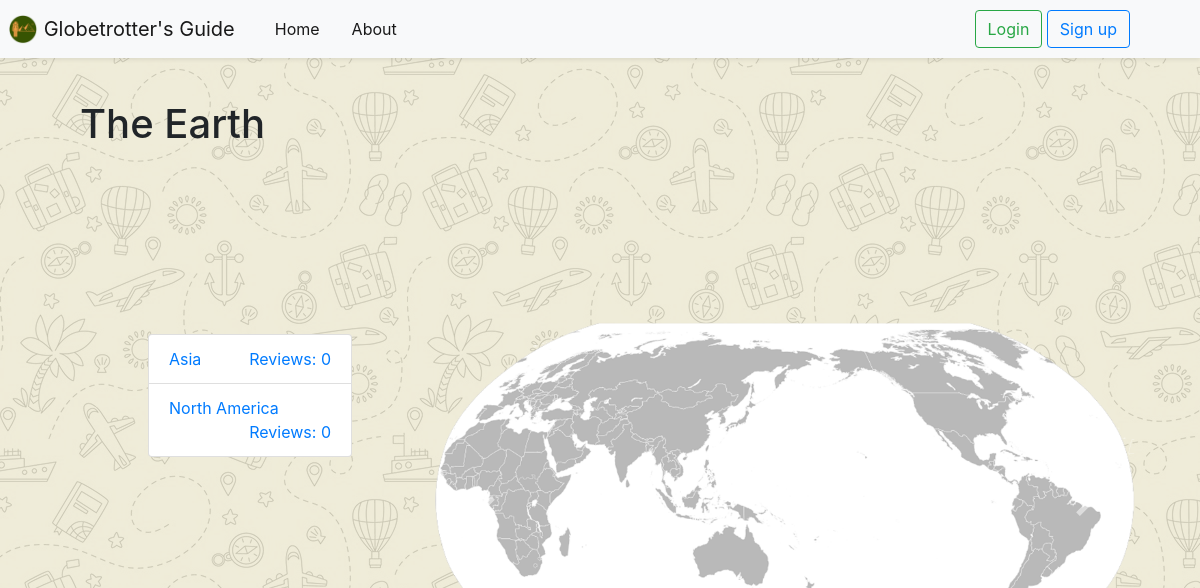
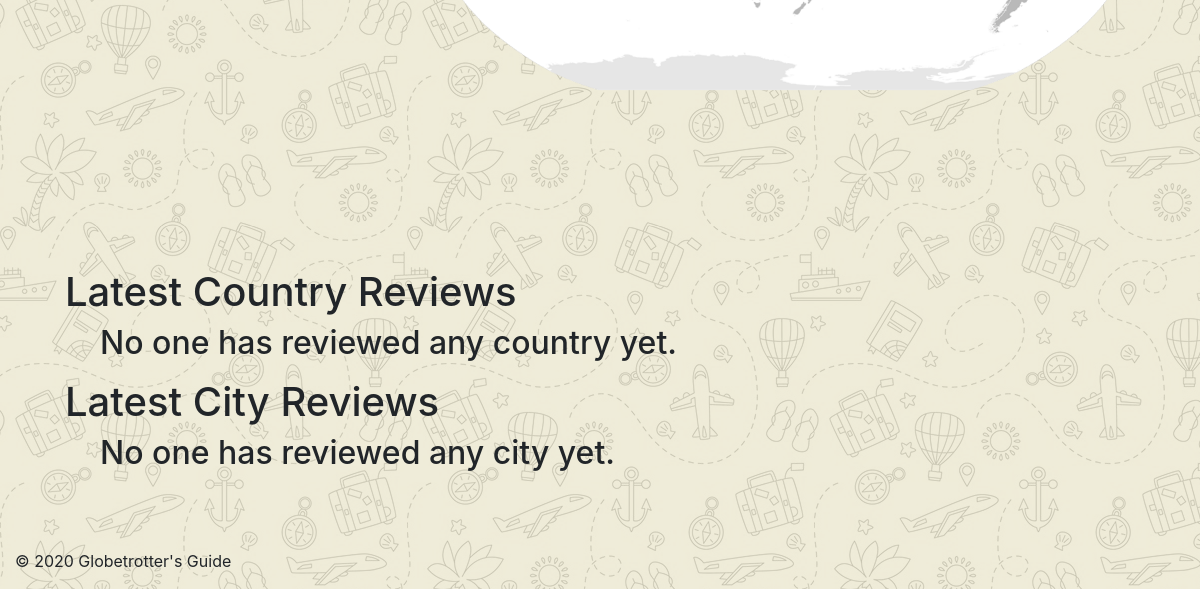
Before: /GlobetrottersGuide/ with the older database file (2 pictures, top to bottom).
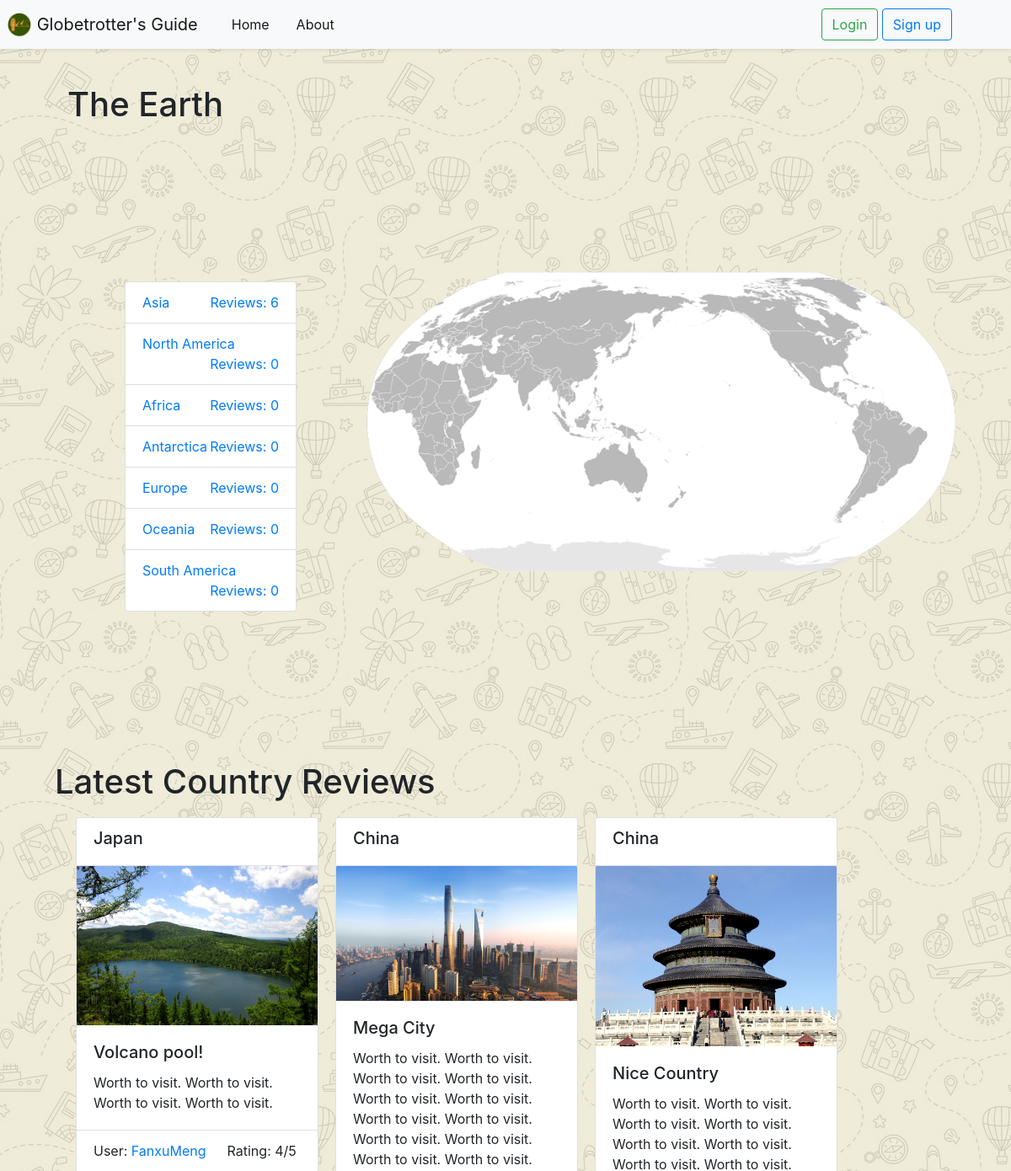
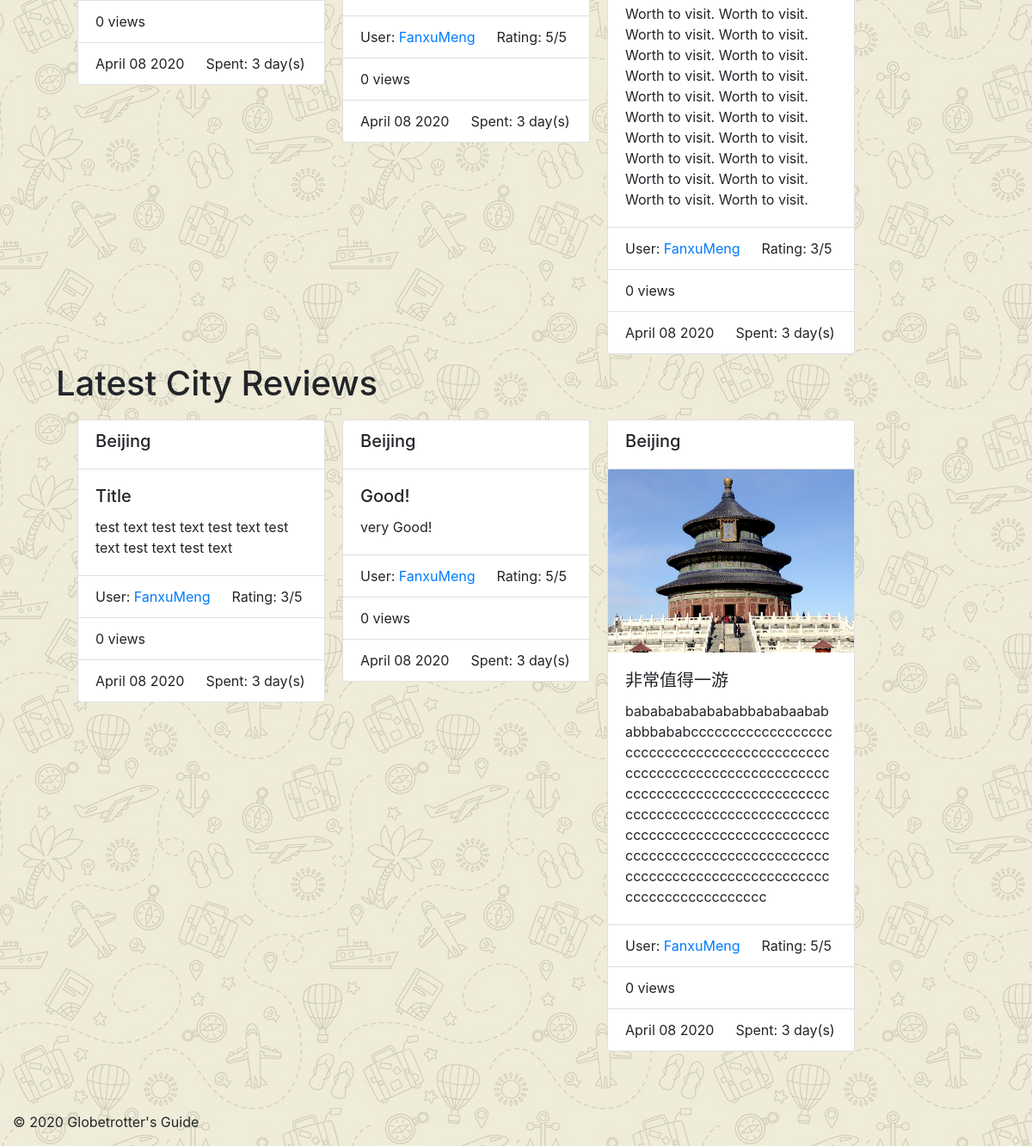
After: the same page with the newer database file (2 pictures, top to bottom).
### GlobetrottersGuide/models.py (models this page shows, shortened)
class Continent(models.Model):
    NAME_MAX_LENGTH = 128
    name = models.CharField(max_length=128, unique=True)
    likes = models.IntegerField(default=0)
    views = models.IntegerField(default=0)
    slug = models.SlugField(unique=True)
    reviewNum = 0

class countryReview(models.Model):
    TEXT_MAX_LENGTH = 2000
    RATING_CHOICES = (
        (1, '1'),
        (2, '2'),
        (3, '3'),
        (4, '4'),
        (5, '5'),
    )
    user = models.ForeignKey(User, on_delete=models.CASCADE)
    belong_country = models.ForeignKey(Country, on_delete=models.CASCADE)
    publish_date = models.DateTimeField('date published')
    views = models.IntegerField(default=0)
    likes = models.IntegerField(default=0)
    timeSpent = models.DurationField(blank=False)
    image = models.ImageField(upload_to='review_images', blank=True)
    title = models.CharField(max_length=128, default='Title')
    text = models.TextField(max_length=2000, blank=False)
    rating = models.IntegerField(choices=RATING_CHOICES)

class Country(models.Model):
    NAME_MAX_LENGTH = 128
    continent = models.ForeignKey(Continent, on_delete=models.CASCADE)
    name = models.CharField(max_length=128, unique=True)
    views = models.IntegerField(default=0)
    likes = models.IntegerField(default=0)
    flag = models.ImageField(upload_to='flags',blank=True)
    slug = models.SlugField(unique=True)
    reviewNum = 0
    def getContinentSlug(self):
        return self.continent.slug
    class Meta:
        verbose_name_plural = 'Countries'

class cityReview(models.Model):
    TEXT_MAX_LENGTH = 2000
    RATING_CHOICES = (
        (1, '1'),
        (2, '2'),
        (3, '3'),
        (4, '4'),
        (5, '5'),
    )
    user = models.ForeignKey(User, on_delete=models.CASCADE)
    belong_city = models.ForeignKey(City, on_delete=models.CASCADE)
    publish_date = models.DateTimeField('date published')
    views = models.IntegerField(default=0)
    likes = models.IntegerField(default=0)
    timeSpent = models.DurationField(blank=False)
    image = models.ImageField(upload_to='review_images', blank=True)
    title = models.CharField(max_length=128, default='Title')
    text = models.TextField(max_length=2000, blank=False)
    rating = models.IntegerField(choices=RATING_CHOICES)

class City(models.Model):
    NAME_MAX_LENGTH = 128
    country = models.ForeignKey(Country, on_delete=models.CASCADE)
    name = models.CharField(max_length=128, unique=True)
    views = models.IntegerField(default=0)
    likes = models.IntegerField(default=0)
    slug = models.SlugField(unique=True)
    reviewNum = 0
    def getCountry(self):
        return self.country
    class Meta:
        verbose_name_plural = 'Cities'

### GlobetrottersGuide/views.py (the view)
# urls.py: path('',views.home, name='HomePage'),
def home(request):
    context_dict = {}
    try:
        continent_list = Continent.objects.order_by('-likes')
        country_review_list = countryReview.objects.order_by('-publish_date')[:3]
        city_review_list = cityReview.objects.order_by('-publish_date')[:3]
        context_dict['continents'] = continent_list
        context_dict['country_reviews'] = country_review_list
        context_dict['city_reviews'] = city_review_list
        for continent in continent_list:
            continent.reviewNum = getContinentReviewNum(continent.slug)
    except Continent.DoesNotExist:
        context_dict['continents'] = None
        context_dict['country_reviews'] = None
        context_dict['city_reviews'] = None
    return render(request, 'GlobetrottersGuide/home.html', context=context_dict)

### GlobetrottersGuide/views.py (called while the page is built)
def getContinentReviewNum(continent_slug):
    count = 0
    for review in cityReview.objects.all():
        if review.belong_city.getCountry().getContinentSlug() == continent_slug:
            count+=1
    for review in countryReview.objects.all():
        if review.belong_country.getContinentSlug() == continent_slug:
            count+=1
    return count

### templates/GlobetrottersGuide/home.html (shortened to what this page needs)
<!DOCTYPE html>
{% extends 'GlobetrottersGuide/base.html' %}
{% load staticfiles %}
{% load gtg_template_tags %}
{%block title_block %}
    <h1>The Earth</h1>
{% endblock %}
{% block body_block %}
    <div class="row">
        <div class="col">
            <ul class="list-group" style="margin:178px auto 178px auto;width:60%">
                {% if continents %}
                    {% for continent in continents %}
                    <li class="list-group-item">
                        <a href="{% url 'GlobetrottersGuide:continent' continent.slug %}">{{ continent.name }}<span style="float:right">Reviews: {{ continent.reviewNum }}</span>
                        </a>
                    </li>
                    {% endfor %}
                {% else %}
                    <li class="list-group-item">There is no continent in database.</li>
                {% endif %}
            </ul>
        </div>
        <div id="carouselExampleControls" class="carousel slide" data-ride="carousel" style="width:700px;height:700px;">
            <div class="carousel-inner">
                <div class="carousel-item active">
                  <img src="{% static 'continent/worldmap-1.png' %}" class="d-block w-100" alt="">
                </div>
            </div>
              <a class="carousel-control-prev" href="#carouselExampleControls" role="button" data-slide="prev">
                <span class="carousel-control-prev-icon" aria-hidden="true"></span>
              </a>
              <a class="carousel-control-next" href="#carouselExampleControls" role="button" data-slide="next">
                <span class="carousel-control-next-icon" aria-hidden="true"></span>
              </a>
        </div>
    </div>
    <div class="row" style="width:100%;">
    <h1>Latest Country Reviews</h1>
    </div>
    {% if country_reviews or city_reviews %}
    {% for review in country_reviews %}
        <div class="card" style="width: 18rem;margin:10px;float:left;">
            <ul class="list-group list-group-flush">
                <li class="list-group-item">
                    <h5>{{ review.belong_country.name }}</h5>
                </li>
            </ul>
            {% if review.image %}
            <img src="{{ review.image.url }}" class="card-img-top" alt="No Image">
            {% endif %}
            <div class="card-body">
                <h5 class="card-title">{{ review.title }}</h5>
                <p class="card-text">{{ review.text }}</p>
            </div>
            <ul class="list-group list-group-flush">
                <li class="list-group-item">
                    User:
                    <a href="{% url 'GlobetrottersGuide:UserProfile' review.user.username %}">{{ review.user.username }}</a>
                    &emsp; Rating: {{ review.rating }}/5
                </li>
                <li class="list-group-item">{{ review.views }} views</li>
                <li class="list-group-item">{{ review.publish_date | date:"F d Y" }} &emsp; Spent: {{ review.timeSpent.days }} day(s)</li>
            </ul>
        </div>
    {% endfor %}
    {% else %}
    <p style="float:left;margin:10px"><h2>No one has reviewed any country yet.</h2></p>
    {% endif %}
    <div class="row" style="width:100%;">
    <h1>Latest City Reviews</h1>
    </div>
    {% if city_reviews %}
        {% for review in city_reviews %}
        <div class="card" style="width: 18rem;margin:10px;float:left;">
            <ul class="list-group list-group-flush">
                <li class="list-group-item">
                    <h5>{{ review.belong_city.name }}</h5>
                </li>
            </ul>
            {% if review.image %}
            <img src="{{ review.image.url }}" class="card-img-top" alt="No Image">
            {% endif %}
            <div class="card-body">
                <h5 class="card-title">{{ review.title }}</h5>
                <p class="card-text">{{ review.text }}</p>
            </div>
            <ul class="list-group list-group-flush">
                <li class="list-group-item">
                    User:
                    <a href="{% url 'GlobetrottersGuide:UserProfile' review.user.username %}">{{ review.user.username }}</a>
                    &emsp; Rating: {{ review.rating }}/5
                </li>
                <li class="list-group-item">{{ review.views }} views &emsp; </li>
                <li class="list-group-item">{{ review.publish_date | date:"F d Y" }} &emsp; Spent: {{ review.timeSpent.days }} day(s)</li>
            </ul>
        </div>
    {% endfor %}
    {% else %}
        <p style="float:left;margin:10px"><h2>No one has reviewed any city yet.</h2></p>
    {% endif %}
{% endblock %}

### templates/GlobetrottersGuide/base.html (shortened to what this page needs)
<!DOCTYPE html>
{% load staticfiles %}
{% load gtg_template_tags %}
<html lang="en">
    <head>
    <link href="https://getbootstrap.com/docs/4.2/dist/css/bootstrap.min.css" rel="stylesheet">
    <link href="{%  static 'css/base-style.css' %}" rel="stylesheet">
    </head>
    <body>
        <header>
            <nav class="navbar navbar-expand-md navbar-light fixed-top bg-light p-0 shadow-sm">
                <a class="navbar-brand p-2" href="{% url 'GlobetrottersGuide:HomePage' %}">
                    <img src="{% static 'images/gtg_logo.ico' %}" width="30" height="30" class="d-inline-block align-top" alt="">
                    Globetrotter's Guide
                </a>
                    <div class="collapse navbar-collapse" id="navbarNavDropdown">
                        <ul class="navbar-nav mr-auto">
                            <li class="nav-item active"><a class="nav-link" style="padding:8px 16px 8px 16px;" href="{% url 'GlobetrottersGuide:HomePage' %}">Home</a></li>
                            <li class="nav-item active"><a class="nav-link" style="padding:8px 16px 8px 16px;" href="{% url 'GlobetrottersGuide:about' %}">About</a></li>
                        </ul>
                        {% if user.is_authenticated %}
                            <ul class="nav-item dropdown" style="margin:0;padding:0;">
                                <a class="nav-link dropdown-toggle" href="#" data-toggle="dropdown"
                                   aria-labelledby="navbarDropdownMenuLink" role="button">{{ user.username }}
                                </a>
                                <div class="dropdown-menu" aria-labelledby="navbarDropdown">
                                    <a class="dropdown-item" href="{% url 'GlobetrottersGuide:UserProfile' request.user.username %}">User Profile</a>
                                    <div class="dropdown-divider"></div>
                                    <a class="dropdown-item" href="{% url 'auth_logout' %}">Log Out</a>
                                </div>
                            </ul>
                            <a class="navbar-brand p-2" href="{% url 'GlobetrottersGuide:UserProfile' user.username %}">
                            <img src="{{ userProfile.picture.url }}" width="30" height="30" class="d-inline-block align-top" alt="">
                            </a>
                        {% else %}
                            <div style="position:relative; right:50px">
                            <a class="btn btn-outline-success" href="{% url 'auth_login' %}" style="margin:10px 0px 10px 70px" >Login</a>
                            <a class="btn btn-outline-primary" href="{% url 'registration_register' %}" style="margin: 10px 20px 10px 0px;" >Sign up</a>
                            </div>
                        {% endif %}
                    </div>
            </nav>
        </header>
        <div class="container-fluid">
            <div class="row" style="margin: 100px 50px 100px 50px;">
                <main role="main" class="col-md">
                    {% block title_block %}{% endblock %}
                    {% block body_block %}{% endblock %}
                </main>
            </div>
        </div>
        <div>
            <footer class="container" style="position:fixed;bottom:0"><p>&copy; 2020 Globetrotter's Guide </p></footer>
        </div>
    </body>
</html>

### static/css/base-style.css (style rules this page uses)
body { background-image: url("background-bwy.png"); background-color: #cccccc; }

Changed rows visible on the page:
computed for Continent "Asia": reviewNum "0" → "6"
added Continent: name "Africa", reviewNum "0"
added Continent: name "Antarctica", reviewNum "0"
added Continent: name "Europe", reviewNum "0"
added Continent: name "Oceania", reviewNum "0"
added Continent: name "South America", reviewNum "0"
added countryReview: belong_country.name "Japan", image (picture), title "Volcano pool!", text "Worth to visit. Worth to visit. Worth to visit. Worth to visit.", user.username "FanxuMeng", rating "4", views "0", publish_date "April 08 2020", timeSpent.days "3"
added countryReview: belong_country.name "China", image (picture), title "Mega City", text "Worth to visit. Worth to visit. Worth to visit. Worth to visit. Worth to visit. Worth to visit. Worth to visit. Worth to visit. Worth to visit. Worth to visit. Worth to visit. Worth to visit.", user.username "FanxuMeng", rating "5", views "0", publish_date "April 08 2020", timeSpent.days "3"
added countryReview: belong_country.name "China", image (picture), title "Nice Country", text "Worth to visit. Worth to visit. Worth to visit. Worth to visit. Worth to visit. Worth to visit. Worth to visit. Worth to visit. Worth to visit. Worth to visit. Worth to visit. Worth to visit. Worth to visit. Worth to visit. Worth to visit. Worth to visit. Worth to visit. Worth to visit. Worth to visit. Worth to visit. Worth to visit. Worth to visit. Worth to visit. Worth to visit. Worth to visit. Worth to visit. Worth to visit. Worth to visit.", user.username "FanxuMeng", rating "3", views "0", publish_date "April 08 2020", timeSpent.days "3"
added cityReview: belong_city.name "Beijing", title "Title", text "test text test text test text test text test text test text", user.username "FanxuMeng", rating "3", views "0", publish_date "April 08 2020", timeSpent.days "3"
added cityReview: belong_city.name "Beijing", title "Good!", text "very Good!", user.username "FanxuMeng", rating "5", views "0", publish_date "April 08 2020", timeSpent.days "3"
added cityReview: belong_city.name "Beijing", image (picture), title "非常值得一游", text "babababababababbababaabababbbababcccccccccccccccccccccccccccccccccccccccccccccccccccccccccccccccccccccccccccccccccccccccccccccccccccccccccccccccccccccccccccccccccccccccccccccccccccccccccccccccccccccccccccccccccccccccccccccccccccccccccccccccccccccccccc", user.username "FanxuMeng", rating "5", views "0", publish_date "April 08 2020", timeSpent.days "3"
Other visible differences:
text no longer shown: "No one has reviewed any country yet. No one has reviewed any city yet."
